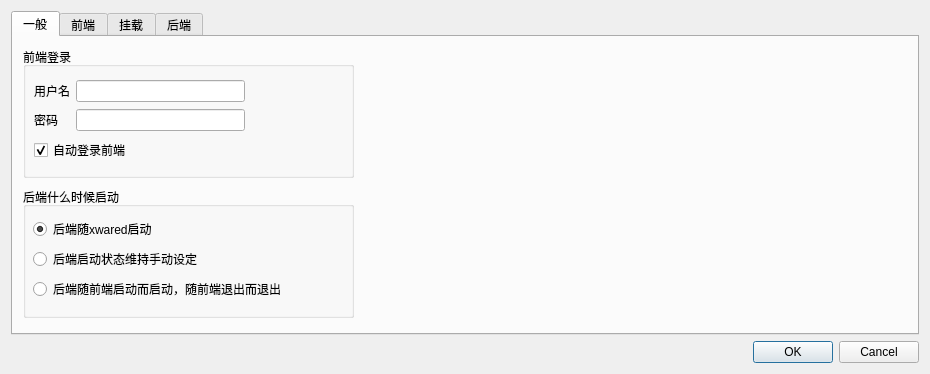
<?xml version="1.0" encoding="UTF-8"?>
<ui version="4.0">
 <class>Dialog</class>
 <widget class="QDialog" name="Dialog">
  <property name="geometry">
   <rect>
    <x>0</x>
    <y>0</y>
    <width>930</width>
    <height>374</height>
   </rect>
  </property>
  <property name="sizePolicy">
   <sizepolicy hsizetype="Fixed" vsizetype="Fixed">
    <horstretch>0</horstretch>
    <verstretch>0</verstretch>
   </sizepolicy>
  </property>
  <property name="minimumSize">
   <size>
    <width>374</width>
    <height>374</height>
   </size>
  </property>
  <property name="windowTitle">
   <string>设置</string>
  </property>
  <property name="windowIcon">
   <iconset resource="rc/resource.qrc">
    <normaloff>:/image/thunder.ico</normaloff>:/image/thunder.ico</iconset>
  </property>
  <property name="locale">
   <locale language="Chinese" country="China"/>
  </property>
  <layout class="QVBoxLayout" name="verticalLayout_2">
   <item>
    <widget class="QTabWidget" name="tabWidget">
     <property name="enabled">
      <bool>true</bool>
     </property>
     <property name="currentIndex">
      <number>0</number>
     </property>
     <widget class="QWidget" name="tab_general">
      <attribute name="title">
       <string>一般</string>
      </attribute>
      <widget class="QGroupBox" name="group_etmStartWhen">
       <property name="geometry">
        <rect>
         <x>10</x>
         <y>150</y>
         <width>331</width>
         <height>131</height>
        </rect>
       </property>
       <property name="title">
        <string>后端什么时候启动</string>
       </property>
       <property name="flat">
        <bool>true</bool>
       </property>
       <widget class="QWidget" name="layoutWidget_2">
        <property name="geometry">
         <rect>
          <x>10</x>
          <y>30</y>
          <width>256</width>
          <height>86</height>
         </rect>
        </property>
        <layout class="QVBoxLayout" name="verticalLayout_4">
         <item>
          <widget class="QRadioButton" name="radio_backendStartWhen1">
           <property name="toolTip">
            <string>Xware开机后即上线开始下载。适用于长期挂机的用户。</string>
           </property>
           <property name="text">
            <string>后端随xwared启动</string>
           </property>
           <property name="checked">
            <bool>true</bool>
           </property>
          </widget>
         </item>
         <item>
          <widget class="QRadioButton" name="radio_backendStartWhen2">
           <property name="toolTip">
            <string>后端开启与否由前端控制。做出的选项重启电脑后依然保持。</string>
           </property>
           <property name="text">
            <string>后端启动状态维持手动设定</string>
           </property>
          </widget>
         </item>
         <item>
          <widget class="QRadioButton" name="radio_backendStartWhen3">
           <property name="toolTip">
            <string>这是Windows上的迅雷的标准行为。图形界面关闭后停止下载。</string>
           </property>
           <property name="text">
            <string>后端随前端启动而启动，随前端退出而退出</string>
           </property>
          </widget>
         </item>
        </layout>
       </widget>
      </widget>
      <widget class="QGroupBox" name="groupBox_2">
       <property name="geometry">
        <rect>
         <x>10</x>
         <y>10</y>
         <width>331</width>
         <height>131</height>
        </rect>
       </property>
       <property name="title">
        <string>前端登录</string>
       </property>
       <property name="flat">
        <bool>true</bool>
       </property>
       <widget class="QWidget" name="layoutWidget">
        <property name="geometry">
         <rect>
          <x>11</x>
          <y>32</y>
          <width>211</width>
          <height>87</height>
         </rect>
        </property>
        <layout class="QGridLayout" name="gridLayout">
         <item row="0" column="0">
          <widget class="QLabel" name="label_loginUsername">
           <property name="text">
            <string>用户名</string>
           </property>
           <property name="buddy">
            <cstring>lineEdit_loginUsername</cstring>
           </property>
          </widget>
         </item>
         <item row="0" column="1">
          <widget class="QLineEdit" name="lineEdit_loginUsername"/>
         </item>
         <item row="1" column="0">
          <widget class="QLabel" name="label_loginPassword">
           <property name="text">
            <string>密码</string>
           </property>
           <property name="buddy">
            <cstring>lineEdit_loginPassword</cstring>
           </property>
          </widget>
         </item>
         <item row="1" column="1">
          <widget class="QLineEdit" name="lineEdit_loginPassword">
           <property name="inputMask">
            <string/>
           </property>
           <property name="echoMode">
            <enum>QLineEdit::Password</enum>
           </property>
          </widget>
         </item>
         <item row="2" column="0" colspan="2">
          <widget class="QCheckBox" name="checkBox_autoLogin">
           <property name="enabled">
            <bool>true</bool>
           </property>
           <property name="text">
            <string>自动登录前端</string>
           </property>
           <property name="checked">
            <bool>true</bool>
           </property>
          </widget>
         </item>
        </layout>
       </widget>
      </widget>
     </widget>
     <widget class="QWidget" name="tab_frontend">
      <attribute name="title">
       <string>前端</string>
      </attribute>
      <widget class="QCheckBox" name="checkBox_enableDevelopersTools">
       <property name="geometry">
        <rect>
         <x>10</x>
         <y>240</y>
         <width>251</width>
         <height>23</height>
        </rect>
       </property>
       <property name="toolTip">
        <string>开启后，可以在页面右键点击，打开开发者工具。</string>
       </property>
       <property name="text">
        <string>在网页中启用 Webkit 开发者工具</string>
       </property>
      </widget>
      <widget class="QWidget" name="layoutWidget">
       <property name="geometry">
        <rect>
         <x>10</x>
         <y>130</y>
         <width>321</width>
         <height>101</height>
        </rect>
       </property>
       <layout class="QVBoxLayout" name="verticalLayout_6">
        <item>
         <widget class="QCheckBox" name="checkBox_watchClipboard">
          <property name="enabled">
           <bool>false</bool>
          </property>
          <property name="text">
           <string>监视剪切板</string>
          </property>
         </widget>
        </item>
        <item>
         <widget class="QPlainTextEdit" name="plaintext_watchPattern">
          <property name="enabled">
           <bool>false</bool>
          </property>
          <property name="plainText">
           <string>*.exe</string>
          </property>
         </widget>
        </item>
       </layout>
      </widget>
      <widget class="QWidget" name="layoutWidget">
       <property name="geometry">
        <rect>
         <x>10</x>
         <y>10</y>
         <width>217</width>
         <height>112</height>
        </rect>
       </property>
       <layout class="QVBoxLayout" name="verticalLayout_5">
        <item>
         <widget class="QCheckBox" name="checkBox_allowFlash">
          <property name="toolTip">
           <string>一些功能，比如复制URL，需要Flash支持。</string>
          </property>
          <property name="text">
           <string>允许页面中使用Adobe Flash等插件</string>
          </property>
         </widget>
        </item>
        <item>
         <widget class="QCheckBox" name="checkBox_minimizeToSystray">
          <property name="enabled">
           <bool>false</bool>
          </property>
          <property name="text">
           <string>最小化到托盘</string>
          </property>
         </widget>
        </item>
        <item>
         <widget class="QCheckBox" name="checkBox_closeToSystray">
          <property name="enabled">
           <bool>false</bool>
          </property>
          <property name="text">
           <string>关闭到托盘</string>
          </property>
         </widget>
        </item>
        <item>
         <widget class="QCheckBox" name="checkBox_showFloatingWindow">
          <property name="enabled">
           <bool>false</bool>
          </property>
          <property name="text">
           <string>显示悬浮窗</string>
          </property>
         </widget>
        </item>
       </layout>
      </widget>
     </widget>
     <widget class="QWidget" name="tab_mount">
      <attribute name="title">
       <string>挂载</string>
      </attribute>
      <widget class="QTableWidget" name="table_mounts">
       <property name="enabled">
        <bool>true</bool>
       </property>
       <property name="geometry">
        <rect>
         <x>10</x>
         <y>10</y>
         <width>891</width>
         <height>241</height>
        </rect>
       </property>
       <property name="sizePolicy">
        <sizepolicy hsizetype="Fixed" vsizetype="Fixed">
         <horstretch>0</horstretch>
         <verstretch>0</verstretch>
        </sizepolicy>
       </property>
       <property name="contextMenuPolicy">
        <enum>Qt::NoContextMenu</enum>
       </property>
       <property name="styleSheet">
        <string notr="true">Q</string>
       </property>
       <property name="editTriggers">
        <set>QAbstractItemView::NoEditTriggers</set>
       </property>
       <property name="selectionMode">
        <enum>QAbstractItemView::SingleSelection</enum>
       </property>
       <property name="selectionBehavior">
        <enum>QAbstractItemView::SelectRows</enum>
       </property>
       <attribute name="horizontalHeaderHighlightSections">
        <bool>false</bool>
       </attribute>
       <attribute name="horizontalHeaderStretchLastSection">
        <bool>true</bool>
       </attribute>
       <attribute name="verticalHeaderVisible">
        <bool>false</bool>
       </attribute>
       <attribute name="verticalHeaderDefaultSectionSize">
        <number>50</number>
       </attribute>
       <attribute name="verticalHeaderHighlightSections">
        <bool>false</bool>
       </attribute>
       <column>
        <property name="text">
         <string>Unix路径</string>
        </property>
       </column>
       <column>
        <property name="text">
         <string>对应盘符</string>
        </property>
       </column>
       <column>
        <property name="text">
         <string>状态检查</string>
        </property>
       </column>
      </widget>
      <widget class="QWidget" name="layoutWidget">
       <property name="geometry">
        <rect>
         <x>10</x>
         <y>260</y>
         <width>254</width>
         <height>27</height>
        </rect>
       </property>
       <layout class="QHBoxLayout" name="horizontalLayout">
        <item>
         <widget class="QPushButton" name="btn_addMount">
          <property name="enabled">
           <bool>true</bool>
          </property>
          <property name="text">
           <string>添加</string>
          </property>
         </widget>
        </item>
        <item>
         <widget class="QPushButton" name="btn_removeMount">
          <property name="enabled">
           <bool>true</bool>
          </property>
          <property name="text">
           <string>删除</string>
          </property>
         </widget>
        </item>
        <item>
         <widget class="QPushButton" name="btn_refreshMount">
          <property name="enabled">
           <bool>false</bool>
          </property>
          <property name="text">
           <string>刷新</string>
          </property>
         </widget>
        </item>
       </layout>
      </widget>
     </widget>
     <widget class="QWidget" name="tab_backend">
      <property name="enabled">
       <bool>false</bool>
      </property>
      <attribute name="title">
       <string>后端</string>
      </attribute>
      <widget class="QWidget" name="layoutWidget">
       <property name="geometry">
        <rect>
         <x>11</x>
         <y>11</y>
         <width>181</width>
         <height>51</height>
        </rect>
       </property>
       <layout class="QGridLayout" name="gridLayout_2">
        <item row="1" column="0">
         <widget class="QSpinBox" name="spinBox"/>
        </item>
        <item row="0" column="0">
         <widget class="QLabel" name="label_numMaxRunningTasks">
          <property name="text">
           <string>最多可同时下载任务数</string>
          </property>
          <property name="buddy">
           <cstring>spinBox</cstring>
          </property>
         </widget>
        </item>
       </layout>
      </widget>
      <widget class="QWidget" name="layoutWidget">
       <property name="geometry">
        <rect>
         <x>10</x>
         <y>70</y>
         <width>241</width>
         <height>50</height>
        </rect>
       </property>
       <layout class="QVBoxLayout" name="verticalLayout">
        <item>
         <widget class="QLabel" name="label_defaultDownloadPath">
          <property name="text">
           <string>默认下载路径</string>
          </property>
          <property name="buddy">
           <cstring>lineEdit_defaultDownloadPath</cstring>
          </property>
         </widget>
        </item>
        <item>
         <widget class="QLineEdit" name="lineEdit_defaultDownloadPath">
          <property name="placeholderText">
           <string>填写使用&quot;/&quot;作为分隔符的 Windows 路径</string>
          </property>
         </widget>
        </item>
       </layout>
      </widget>
     </widget>
    </widget>
   </item>
   <item>
    <widget class="QDialogButtonBox" name="buttonBox">
     <property name="orientation">
      <enum>Qt::Horizontal</enum>
     </property>
     <property name="standardButtons">
      <set>QDialogButtonBox::Cancel|QDialogButtonBox::Ok</set>
     </property>
     <property name="centerButtons">
      <bool>false</bool>
     </property>
    </widget>
   </item>
  </layout>
 </widget>
 <tabstops>
  <tabstop>checkBox_watchClipboard</tabstop>
  <tabstop>plaintext_watchPattern</tabstop>
  <tabstop>buttonBox</tabstop>
 </tabstops>
 <resources>
  <include location="rc/resource.qrc"/>
 </resources>
 <connections>
  <connection>
   <sender>buttonBox</sender>
   <signal>accepted()</signal>
   <receiver>Dialog</receiver>
   <slot>accept()</slot>
   <hints>
    <hint type="sourcelabel">
     <x>9</x>
     <y>643</y>
    </hint>
    <hint type="destinationlabel">
     <x>157</x>
     <y>274</y>
    </hint>
   </hints>
  </connection>
  <connection>
   <sender>buttonBox</sender>
   <signal>rejected()</signal>
   <receiver>Dialog</receiver>
   <slot>reject()</slot>
   <hints>
    <hint type="sourcelabel">
     <x>9</x>
     <y>643</y>
    </hint>
    <hint type="destinationlabel">
     <x>286</x>
     <y>274</y>
    </hint>
   </hints>
  </connection>
 </connections>
</ui>
